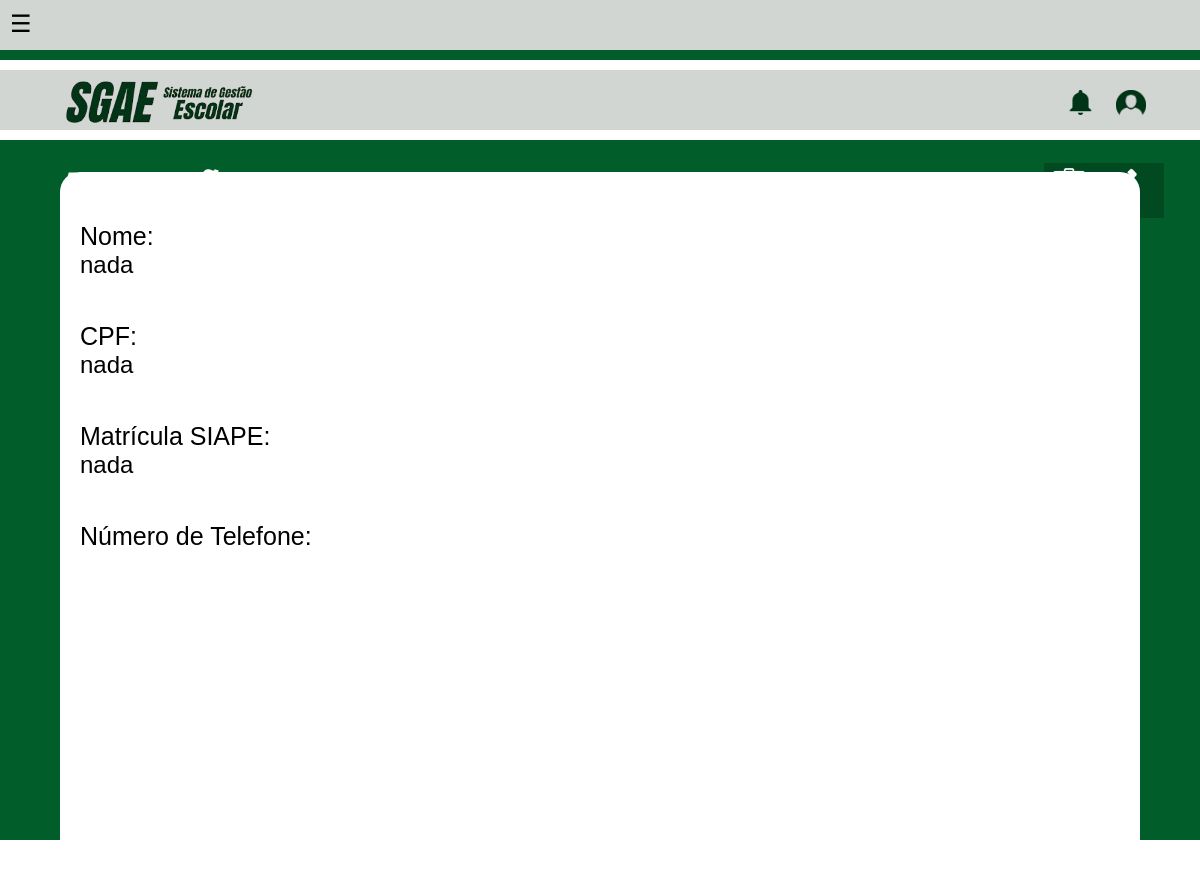
/PPInte/professor.php?id_prof=35 (signed in), run on the app's committed database.
### tables this page shows
CREATE TABLE `usuario` (
  `cpf` char(11) NOT NULL,
  `Siape` varchar(45) NOT NULL,
  `foto` varchar(200) DEFAULT NULL,
  `id_us` int(11) NOT NULL,
  `email` varchar(45) NOT NULL,
  `nome` varchar(45) NOT NULL,
  `senha` varchar(45) NOT NULL,
  `fone` varchar(20) NOT NULL
);

### PPInte/professor.php (the view, shortened to what this page needs)
<?php
    require('config.php');
    $prof = $_REQUEST['id_prof'];
    $Checagem = "select * from setor where id_set = '{$_SESSION['id_us']}'";
    $ConsultaC = $conn->query($Checagem);
    $UsoC = $ConsultaC->fetch_object();
    $qtdChecagem = $ConsultaC->num_rows;
    $sql = "select * from usuario where id_us = '{$prof}'";
    $res = $conn->query($sql);
    $resSet = $res->fetch_object();
    if ($qtdChecagem > 0) {
?>
            <!DOCTYPE html>
            <html lang="pt-BR">
            <head>
                <link rel="stylesheet" href="professorcss.css">
            </head>
            <body>
                <div class="top-bar">
                    <div class="menu-container">
                        <div class="menu-abriricon" onclick="openMenu()">☰</div>
                    </div>
                </div>
                <div class="green-bar"></div>
                <div class="bottom-bar">
                <div class="iconeNotificacao">
                        <img src="Imagens/Notificacao.png">
                    </div>
                    <div class="iconeTitulo">
                        <img src="Imagens/Titulo.png">
                    </div>
                    <div class="iconePerfil">
                        <img src="Imagens/Perfil.png">
                    </div>
                </div>
                <div class="new-green-bar">
                    <div class="Posicao">
                    </div>
                    <div class="Titulo-Professores">
                        <h1>Informações do Professor</h1>
                    </div>
                </div>
                <div class="new-bottom-bar">
                    <div class="box-center">
                        <?php
                                similar_text($UsoC->tipo, "DE", $percent);
                                if($percent  == 100) { ?>
                                            <form action='professor.php' method='POST'>
                                                <div class="Nome">
                                                    <label>Nome:</label> <br>
                                                    <a type='text' name='nome'><?php echo $resSet->nome ?></a> <br>
                                                    <input type='hidden' name='id_prof' value="<?php echo $prof ?>"> <br>
                                                </div>
                                                <div class="CPF">
                                                    <label>CPF:</label> <br>
                                                    <a type='text' name='cpf'><?php echo $resSet->cpf ?></a><br>
                                                </div>
                                                <br>
                                                <div class="SIAPE">
                                                    <label>Matrícula SIAPE:</label> <br>
                                                    <a type='text' name='siape'><?php echo $resSet->Siape ?></a><br>
                                                </div>
                                                <div class="Fone">
                                                    <label>Número de Telefone:</label> <br>
                                                    <a type='text' name='fone'><?php echo $resSet->fone ?></a><br>
                                                </div>
                                                <br>
                                            </form> <br>
                                <?php } else {
                                        print $resSet->nome . "<br>";
                                        print $resSet->Siape . "<br>";
                                        print $resSet->email . "<br>";
                                        print $resSet->cpf . "<br>";
                            }
                            } else {
                                print "<script>location.href='index.php'</script>";
                            }
                        ?>
                    </div>
                </div>
            </body>
            </html>

### PPInte/professorcss.css (style rules this page uses)
.top-bar { width: 100%; height: 50px; background-color: #d2d6d3; position: relative; }
.green-bar { width: 100%; height: 10px; background-color: #015d29; position: relative; top: 0px; }
.bottom-bar { width: 100%; height: 60px; background-color: #d2d6d3; position: relative; top: 10px; }
.new-green-bar { width: 100%; height: 100px; background-color: #015d29; position: relative; top: 20px; }
.new-bottom-bar { width: 100%; height: 75vh; background-color: #015d29; position: relative; top: 20px; }
.box-center { width: 90%; height: 700px; background-color: white; position: relative; top: 47%; left: 50%; transform: translate(-50%, -50%); border-radius: 20px; box-sizing: border-box; padding: 20px; overflow: auto; }
.Titulo-Professores h1 { font-size: 35px; color: White; position: absolute; font-family: 'Anton'; font-style: Italic; letter-spacing: 1px; top: 0px; left: 5%; }
.iconeTitulo img { width: 250px; height: auto; position: absolute; top: 10px; left: 50px; }
.iconeNotificacao img { width: 25px; height: auto; position: absolute; top: 20px; left: 89%; }
.iconePerfil img { width: 30px; height: auto; position: absolute; top: 20px; left: 93%; }
.menu-container { position: absolute; display: inline-block; }
.menu-abriricon { font-size: 24px; cursor: pointer; position: absolute; top: 10px; left: 10px; }
label { font-size: 25px; }
a { font-size: 24px; font-family: Arial, sans-serif; }
body { margin: 0; font-family: Arial, sans-serif; }
.Nome { position: absolute; top: 50px; }
.CPF { position: absolute; top: 150px; }
.SIAPE { position: absolute; top: 250px; }
.Fone { position: absolute; top: 350px; }
.Posicao { position: absolute; top: 23px; left: 87%; background-color: #014a21; width: 120px; height: 55px; }

### data on the page
usuario: nome "nada", cpf "nada", Siape "nada"
